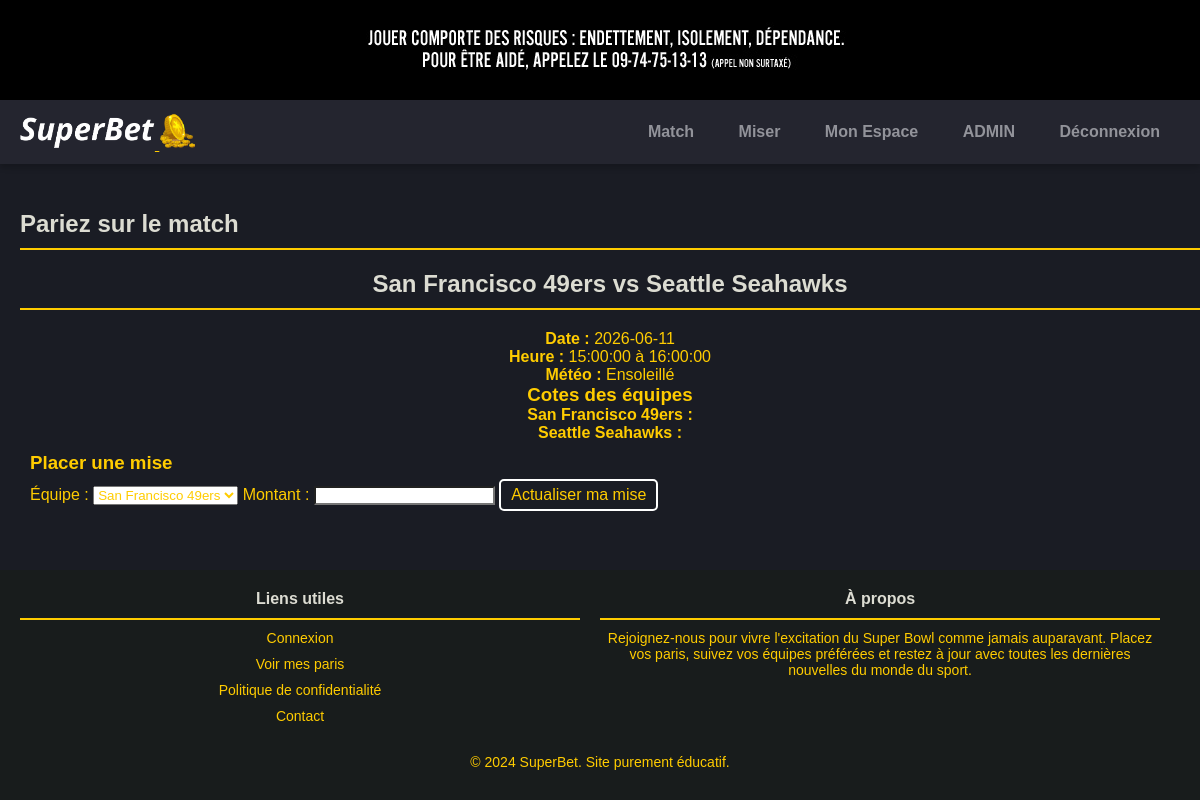
The page /ECF/public/bet.php?id=1 (signed in) on the database its author committed.
### tables this page shows
CREATE TABLE `matches` (
  `id` int(11) NOT NULL,
  `team1` varchar(100) NOT NULL,
  `team2` varchar(100) NOT NULL,
  `date` date NOT NULL,
  `start_time` time NOT NULL,
  `end_time` time NOT NULL,
  `status` varchar(50) NOT NULL,
  `score` varchar(20) DEFAULT NULL,
  `weather` varchar(50) DEFAULT NULL,
  `comments` text DEFAULT NULL,
  `odds_team1` decimal(10,2) DEFAULT NULL,
  `odds_team2` decimal(10,2) DEFAULT NULL,
  `league` varchar(255) DEFAULT NULL
);

CREATE TABLE `teams` (
  `id` int(11) NOT NULL,
  `name` varchar(100) NOT NULL,
  `country` varchar(100) NOT NULL
);

### ECF/public/bet.php (the view, shortened to what this page needs)
<?php
include '../includes/header.php';
$match_id = isset($_GET['id']) ? (int)$_GET['id'] : 0;
$query = 'SELECT m.*, t1.name AS team1_name, t2.name AS team2_name, o.odds_team1, o.odds_team2
          FROM matches m
          JOIN teams t1 ON m.team1 = t1.id
          JOIN teams t2 ON m.team2 = t2.id
          LEFT JOIN odds o ON m.id = o.match_id
          WHERE m.id = :match_id';
$stmt = $pdo->prepare($query);
$stmt->execute(['match_id' => $match_id]);
$match = $stmt->fetch(PDO::FETCH_ASSOC);
$query_bet = 'SELECT * FROM bets WHERE user_id = :user_id AND match_id = :match_id';
$stmt_bet = $pdo->prepare($query_bet);
$stmt_bet->execute([
    'user_id' => $_SESSION['user_id'],
    'match_id' => $match_id
]);
$existing_bet = $stmt_bet->fetch(PDO::FETCH_ASSOC);
?>
<!DOCTYPE html>
<html lang="fr">
<head>
    <link rel="stylesheet" href="../css/styles.css">
</head>
<body>
    <?php include '../includes/header.php'; ?>
    <main class="content">
        <section class="match-details">
            <h1>Pariez sur le match</h1>
            <div class="match-info">
                <div class="team-info">
                    <h2><?= htmlspecialchars($match['team1_name']) ?> vs <?= htmlspecialchars($match['team2_name']) ?></h2>
                    <p><strong>Date :</strong> <?= htmlspecialchars($match['date']) ?></p>
                    <p><strong>Heure :</strong> <?= htmlspecialchars($match['start_time']) ?> à <?= htmlspecialchars($match['end_time']) ?></p>
                    <p><strong>Météo :</strong> <?= htmlspecialchars($match['weather']) ?></p>
                </div>
                <div class="odds-info">
                    <h3>Cotes des équipes</h3>
                    <p><strong><?= htmlspecialchars($match['team1_name']) ?> :</strong> <?= htmlspecialchars($match['odds_team1']) ?></p>
                    <p><strong><?= htmlspecialchars($match['team2_name']) ?> :</strong> <?= htmlspecialchars($match['odds_team2']) ?></p>
                </div>
            </div>
            <section class="bet-form">
                <h3>Placer une mise</h3>
                <form action="bet.php?id=<?= htmlspecialchars($match_id) ?>" method="post" onsubmit="return confirmBet()">
                    <label for="team_id">Équipe :</label>
                    <select id="team_id" name="team_id" required>
                        <option value="<?= htmlspecialchars($match['team1']) ?>"><?= htmlspecialchars($match['team1_name']) ?></option>
                    </select>
                    <label for="amount">Montant :</label>
                    <input type="number" id="amount" name="amount" required step="0.0" min="0.0">
                    <button type="submit"><?= $existing_bet ? 'Actualiser ma mise' : 'Valider ma sélection' ?></button>
                </form>
            </section>
        </section>
    </main>
    <?php include '../includes/footer.php'; ?>
</body>
</html>

### ECF/css/styles.css (style rules this page uses)
* { margin: 0; padding: 0; color: #ffcc00; box-sizing: border-box; font-family: Arial, sans-serif; }
body { background-color: #1a1c24; background-size: cover; background-attachment: fixed; background-position: center; background-repeat: no-repeat; color: #ffcc00; display: flex; flex-direction: column; min-height: 100vh; }
.content { padding-left: 20px; padding-top: 10px; }
.match-details { flex: 1; }
.match-info { text-align: center; width: 100%; }
html, body { height: 100%; margin: 0; }
body { display: flex; flex-direction: column; }
.match-details { flex: 1; padding-bottom: 10px; }
.match-info { margin-top: 10px; }
.content { margin-top: 200px; display: flex; justify-content: center; align-items: center; }
.content { display: flex; align-items: flex-start; }
h1, h2 { color: #dcdcd2; border-bottom: 2px solid #ffcc00; padding-bottom: 10px; margin-bottom: 20px; }
.bet-form { color: white; padding: 10px; border-radius: 5px; }
.bet-form input, .bet-form button { margin: 5px 0; }
.bet-form input[type="number"] { color: black; background-color: white; }
.bet-form button { background-color: transparent; color: #ffcc00; border: 2px solid white; padding: 5px 10px; border-radius: 5px; cursor: pointer; font-size: 16px; }

### rows shown on the page
matches: teams.name "San Francisco 49ers", teams.name "Seattle Seahawks", date "2026-06-11", start_time "15:00:00", end_time "16:00:00", weather "Ensoleillé", team_id "San Francisco 49ers"
